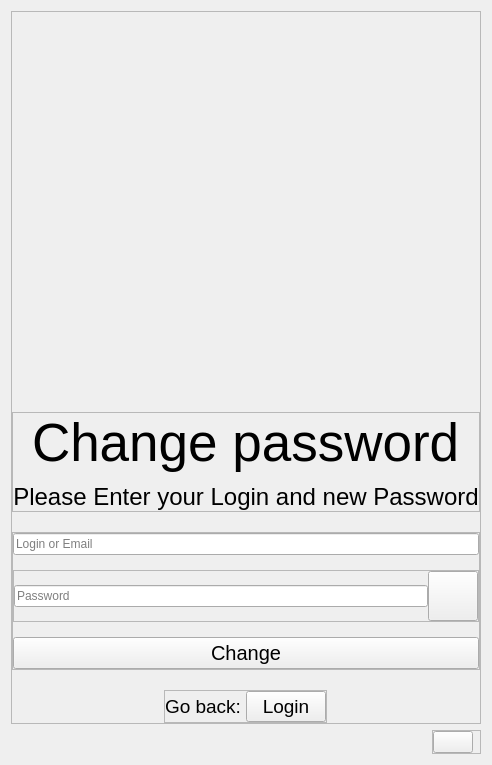
      <widget class="QWidget" name="change_password">
       <layout class="QVBoxLayout" name="verticalLayout_100">
        <item alignment="Qt::AlignHCenter|Qt::AlignTop">
         <widget class="QFrame" name="change_password_container">
          <property name="frameShape">
           <enum>QFrame::StyledPanel</enum>
          </property>
          <property name="frameShadow">
           <enum>QFrame::Raised</enum>
          </property>
          <layout class="QVBoxLayout" name="verticalLayout_48">
           <property name="spacing">
            <number>20</number>
           </property>
           <property name="leftMargin">
            <number>0</number>
           </property>
           <property name="topMargin">
            <number>400</number>
           </property>
           <property name="rightMargin">
            <number>0</number>
           </property>
           <property name="bottomMargin">
            <number>0</number>
           </property>
           <item>
            <widget class="QFrame" name="change_password_texts">
             <property name="frameShape">
              <enum>QFrame::StyledPanel</enum>
             </property>
             <property name="frameShadow">
              <enum>QFrame::Raised</enum>
             </property>
             <layout class="QVBoxLayout" name="verticalLayout_49">
              <property name="spacing">
               <number>10</number>
              </property>
              <property name="leftMargin">
               <number>0</number>
              </property>
              <property name="topMargin">
               <number>0</number>
              </property>
              <property name="rightMargin">
               <number>0</number>
              </property>
              <property name="bottomMargin">
               <number>0</number>
              </property>
              <item alignment="Qt::AlignHCenter">
               <widget class="QLabel" name="change_password_title">
                <property name="font">
                 <font>
                  <pointsize>40</pointsize>
                 </font>
                </property>
                <property name="text">
                 <string>Change password</string>
                </property>
               </widget>
              </item>
              <item alignment="Qt::AlignHCenter">
               <widget class="QLabel" name="change_password_subtext">
                <property name="font">
                 <font>
                  <pointsize>18</pointsize>
                 </font>
                </property>
                <property name="layoutDirection">
                 <enum>Qt::LeftToRight</enum>
                </property>
                <property name="text">
                 <string>Please Enter your Login and new Password</string>
                </property>
                <property name="alignment">
                 <set>Qt::AlignCenter</set>
                </property>
               </widget>
              </item>
             </layout>
            </widget>
           </item>
           <item>
            <widget class="QFrame" name="frame_13">
             <property name="frameShape">
              <enum>QFrame::StyledPanel</enum>
             </property>
             <property name="frameShadow">
              <enum>QFrame::Raised</enum>
             </property>
             <layout class="QVBoxLayout" name="verticalLayout_50">
              <property name="spacing">
               <number>15</number>
              </property>
              <property name="leftMargin">
               <number>0</number>
              </property>
              <property name="topMargin">
               <number>0</number>
              </property>
              <property name="rightMargin">
               <number>0</number>
              </property>
              <property name="bottomMargin">
               <number>0</number>
              </property>
              <item>
               <widget class="QLineEdit" name="change_password_login_edit">
                <property name="inputMask">
                 <string/>
                </property>
                <property name="frame">
                 <bool>true</bool>
                </property>
                <property name="placeholderText">
                 <string>Login or Email</string>
                </property>
               </widget>
              </item>
              <item>
               <widget class="QFrame" name="frame_14">
                <property name="frameShape">
                 <enum>QFrame::StyledPanel</enum>
                </property>
                <property name="frameShadow">
                 <enum>QFrame::Raised</enum>
                </property>
                <layout class="QHBoxLayout" name="horizontalLayout_22">
                 <property name="spacing">
                  <number>0</number>
                 </property>
                 <property name="leftMargin">
                  <number>0</number>
                 </property>
                 <property name="topMargin">
                  <number>0</number>
                 </property>
                 <property name="rightMargin">
                  <number>0</number>
                 </property>
                 <property name="bottomMargin">
                  <number>0</number>
                 </property>
                 <item>
                  <widget class="QLineEdit" name="change_password_edit">
                   <property name="inputMethodHints">
                    <set>Qt::ImhHiddenText|Qt::ImhNoAutoUppercase|Qt::ImhNoPredictiveText|Qt::ImhSensitiveData</set>
                   </property>
                   <property name="text">
                    <string/>
                   </property>
                   <property name="echoMode">
                    <enum>QLineEdit::Password</enum>
                   </property>
                   <property name="placeholderText">
                    <string>Password</string>
                   </property>
                  </widget>
                 </item>
                 <item alignment="Qt::AlignVCenter">
                  <widget class="QPushButton" name="change_password_show_password">
                   <property name="minimumSize">
                    <size>
                     <width>50</width>
                     <height>50</height>
                    </size>
                   </property>
                   <property name="text">
                    <string/>
                   </property>
                   <property name="iconSize">
                    <size>
                     <width>42</width>
                     <height>42</height>
                    </size>
                   </property>
                  </widget>
                 </item>
                </layout>
               </widget>
              </item>
              <item>
               <widget class="QPushButton" name="change_password_login_button">
                <property name="font">
                 <font>
                  <pointsize>15</pointsize>
                 </font>
                </property>
                <property name="text">
                 <string>Change</string>
                </property>
               </widget>
              </item>
             </layout>
            </widget>
           </item>
           <item alignment="Qt::AlignHCenter">
            <widget class="QFrame" name="frame_16">
             <property name="frameShape">
              <enum>QFrame::StyledPanel</enum>
             </property>
             <property name="frameShadow">
              <enum>QFrame::Raised</enum>
             </property>
             <layout class="QHBoxLayout" name="horizontalLayout_24">
              <property name="spacing">
               <number>5</number>
              </property>
              <property name="leftMargin">
               <number>0</number>
              </property>
              <property name="topMargin">
               <number>0</number>
              </property>
              <property name="rightMargin">
               <number>0</number>
              </property>
              <property name="bottomMargin">
               <number>0</number>
              </property>
              <item>
               <widget class="QLabel" name="registration_label_2">
                <property name="font">
                 <font>
                  <pointsize>14</pointsize>
                 </font>
                </property>
                <property name="text">
                 <string>Go back:</string>
                </property>
               </widget>
              </item>
              <item>
               <widget class="QPushButton" name="change_password_login_button_2">
                <property name="font">
                 <font>
                  <pointsize>14</pointsize>
                 </font>
                </property>
                <property name="text">
                 <string>Login</string>
                </property>
               </widget>
              </item>
             </layout>
            </widget>
           </item>
          </layout>
         </widget>
        </item>
        <item alignment="Qt::AlignRight|Qt::AlignBottom">
         <widget class="QFrame" name="change_password_error_container">
          <property name="frameShape">
           <enum>QFrame::StyledPanel</enum>
          </property>
          <property name="frameShadow">
           <enum>QFrame::Raised</enum>
          </property>
          <layout class="QHBoxLayout" name="horizontalLayout_43">
           <property name="spacing">
            <number>0</number>
           </property>
           <property name="leftMargin">
            <number>0</number>
           </property>
           <property name="topMargin">
            <number>0</number>
           </property>
           <property name="rightMargin">
            <number>0</number>
           </property>
           <property name="bottomMargin">
            <number>0</number>
           </property>
           <item alignment="Qt::AlignVCenter">
            <widget class="QPushButton" name="change_password_error">
             <property name="text">
              <string/>
             </property>
             <property name="iconSize">
              <size>
               <width>48</width>
               <height>48</height>
              </size>
             </property>
            </widget>
           </item>
           <item alignment="Qt::AlignVCenter">
            <widget class="QLabel" name="change_password_error_label">
             <property name="maximumSize">
              <size>
               <width>16777215</width>
               <height>16777215</height>
              </size>
             </property>
             <property name="text">
              <string/>
             </property>
             <property name="alignment">
              <set>Qt::AlignCenter</set>
             </property>
            </widget>
           </item>
          </layout>
         </widget>
        </item>
       </layout>
      </widget>
